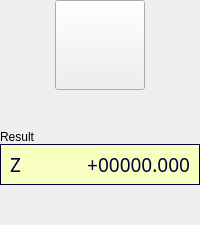
            <widget class="QWidget" name="widget_3" native="true">
             <layout class="QVBoxLayout" name="verticalLayout_14">
              <property name="spacing">
               <number>0</number>
              </property>
              <property name="leftMargin">
               <number>0</number>
              </property>
              <property name="topMargin">
               <number>0</number>
              </property>
              <property name="rightMargin">
               <number>0</number>
              </property>
              <property name="bottomMargin">
               <number>0</number>
              </property>
              <item>
               <widget class="QWidget" name="widget_4" native="true">
                <layout class="QHBoxLayout" name="horizontalLayout_25">
                 <property name="spacing">
                  <number>0</number>
                 </property>
                 <property name="leftMargin">
                  <number>0</number>
                 </property>
                 <property name="topMargin">
                  <number>0</number>
                 </property>
                 <property name="rightMargin">
                  <number>0</number>
                 </property>
                 <property name="bottomMargin">
                  <number>0</number>
                 </property>
                 <item>
                  <spacer name="horizontalSpacer_2">
                   <property name="orientation">
                    <enum>Qt::Horizontal</enum>
                   </property>
                   <property name="sizeHint" stdset="0">
                    <size>
                     <width>40</width>
                     <height>20</height>
                    </size>
                   </property>
                  </spacer>
                 </item>
                 <item>
                  <widget class="cnQPushButton" name="btnProbeZ">
                   <property name="sizePolicy">
                    <sizepolicy hsizetype="Fixed" vsizetype="Fixed">
                     <horstretch>0</horstretch>
                     <verstretch>0</verstretch>
                    </sizepolicy>
                   </property>
                   <property name="minimumSize">
                    <size>
                     <width>90</width>
                     <height>90</height>
                    </size>
                   </property>
                   <property name="maximumSize">
                    <size>
                     <width>90</width>
                     <height>90</height>
                    </size>
                   </property>
                   <property name="cursor">
                    <cursorShape>PointingHandCursor</cursorShape>
                   </property>
                   <property name="toolTip">
                    <string>Run probe in Z- direction.</string>
                   </property>
                   <property name="icon">
                    <iconset resource="cn5X.qrc">
                     <normaloff>:/cn5X/images/btnProbeZ-.svg</normaloff>:/cn5X/images/btnProbeZ-.svg</iconset>
                   </property>
                   <property name="iconSize">
                    <size>
                     <width>90</width>
                     <height>90</height>
                    </size>
                   </property>
                  </widget>
                 </item>
                 <item>
                  <spacer name="horizontalSpacer_3">
                   <property name="orientation">
                    <enum>Qt::Horizontal</enum>
                   </property>
                   <property name="sizeHint" stdset="0">
                    <size>
                     <width>40</width>
                     <height>20</height>
                    </size>
                   </property>
                  </spacer>
                 </item>
                </layout>
               </widget>
              </item>
              <item>
               <widget class="QWidget" name="qwProbeZResult" native="true">
                <layout class="QVBoxLayout" name="verticalLayout_15">
                 <property name="spacing">
                  <number>0</number>
                 </property>
                 <property name="leftMargin">
                  <number>0</number>
                 </property>
                 <property name="topMargin">
                  <number>0</number>
                 </property>
                 <property name="rightMargin">
                  <number>0</number>
                 </property>
                 <property name="bottomMargin">
                  <number>0</number>
                 </property>
                 <item>
                  <spacer name="verticalSpacer_2">
                   <property name="orientation">
                    <enum>Qt::Vertical</enum>
                   </property>
                   <property name="sizeHint" stdset="0">
                    <size>
                     <width>20</width>
                     <height>40</height>
                    </size>
                   </property>
                  </spacer>
                 </item>
                 <item>
                  <widget class="QLabel" name="label_26">
                   <property name="toolTip">
                    <string>Last Z probe measurement</string>
                   </property>
                   <property name="text">
                    <string>Result</string>
                   </property>
                  </widget>
                 </item>
                 <item>
                  <widget class="QFrame" name="qfProbeZResult">
                   <property name="sizePolicy">
                    <sizepolicy hsizetype="Expanding" vsizetype="Preferred">
                     <horstretch>0</horstretch>
                     <verstretch>0</verstretch>
                    </sizepolicy>
                   </property>
                   <property name="toolTip">
                    <string>Last Z probe measurement</string>
                   </property>
                   <property name="styleSheet">
                    <string notr="true">background-color: rgb(248, 255, 192);
color: rgb(0, 0, 63);</string>
                   </property>
                   <property name="frameShape">
                    <enum>QFrame::Box</enum>
                   </property>
                   <layout class="QHBoxLayout" name="horizontalLayout_26">
                    <property name="spacing">
                     <number>6</number>
                    </property>
                    <property name="leftMargin">
                     <number>9</number>
                    </property>
                    <property name="topMargin">
                     <number>6</number>
                    </property>
                    <property name="rightMargin">
                     <number>9</number>
                    </property>
                    <property name="bottomMargin">
                     <number>6</number>
                    </property>
                    <item>
                     <widget class="QLabel" name="lblLblPosZ_2">
                      <property name="sizePolicy">
                       <sizepolicy hsizetype="Expanding" vsizetype="Fixed">
                        <horstretch>1</horstretch>
                        <verstretch>0</verstretch>
                       </sizepolicy>
                      </property>
                      <property name="maximumSize">
                       <size>
                        <width>16777215</width>
                        <height>16777215</height>
                       </size>
                      </property>
                      <property name="font">
                       <font>
                        <family>LED Calculator</family>
                        <pointsize>14</pointsize>
                       </font>
                      </property>
                      <property name="contextMenuPolicy">
                       <enum>Qt::CustomContextMenu</enum>
                      </property>
                      <property name="toolTip">
                       <string>Last Z probe measurement</string>
                      </property>
                      <property name="text">
                       <string notr="true">Z</string>
                      </property>
                     </widget>
                    </item>
                    <item>
                     <widget class="QLabel" name="lblLastProbZ">
                      <property name="sizePolicy">
                       <sizepolicy hsizetype="Expanding" vsizetype="Fixed">
                        <horstretch>3</horstretch>
                        <verstretch>0</verstretch>
                       </sizepolicy>
                      </property>
                      <property name="minimumSize">
                       <size>
                        <width>0</width>
                        <height>0</height>
                       </size>
                      </property>
                      <property name="font">
                       <font>
                        <family>LED Calculator</family>
                        <pointsize>14</pointsize>
                       </font>
                      </property>
                      <property name="contextMenuPolicy">
                       <enum>Qt::CustomContextMenu</enum>
                      </property>
                      <property name="toolTip">
                       <string>Last Z probe measurement</string>
                      </property>
                      <property name="text">
                       <string notr="true">+00000.000</string>
                      </property>
                      <property name="alignment">
                       <set>Qt::AlignRight|Qt::AlignTrailing|Qt::AlignVCenter</set>
                      </property>
                     </widget>
                    </item>
                   </layout>
                  </widget>
                 </item>
                 <item>
                  <spacer name="verticalSpacer_7">
                   <property name="orientation">
                    <enum>Qt::Vertical</enum>
                   </property>
                   <property name="sizeHint" stdset="0">
                    <size>
                     <width>20</width>
                     <height>40</height>
                    </size>
                   </property>
                  </spacer>
                 </item>
                </layout>
               </widget>
              </item>
             </layout>
            </widget>
